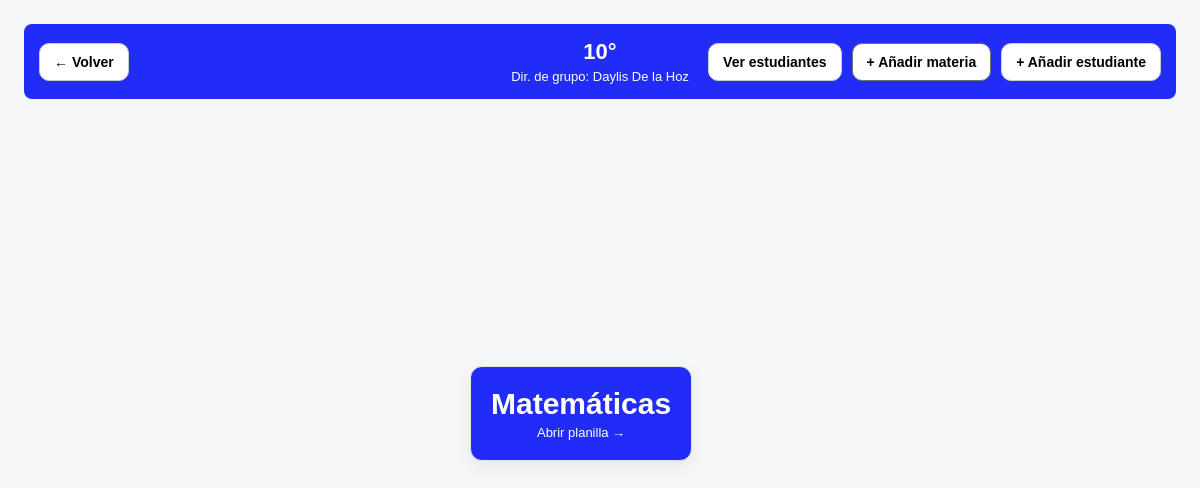
Before: /salon/5 (signed in) with the older database file.
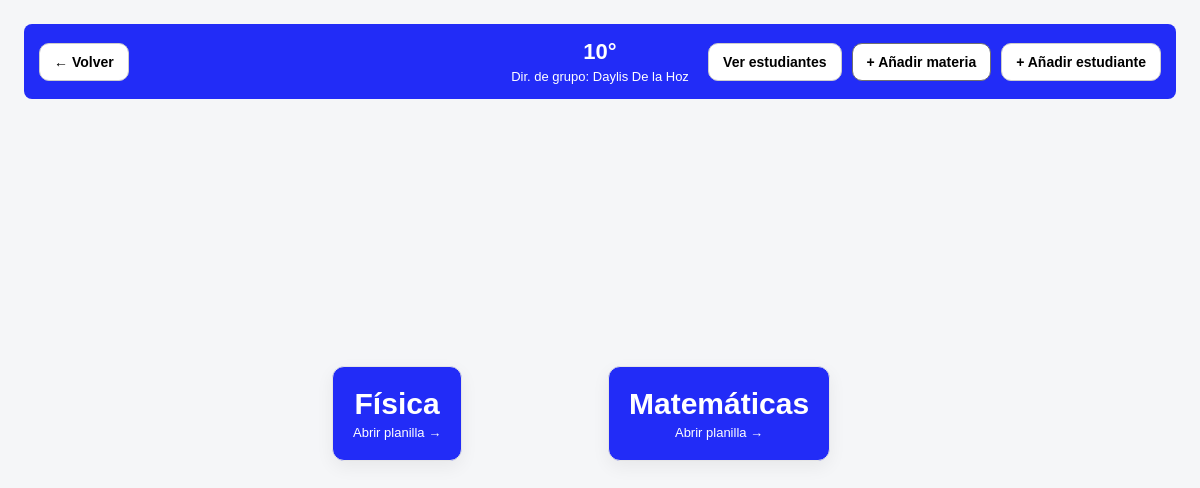
After: the same page with the newer database file.
### app.py (models this page shows)
class Salon(db.Model):
    id = db.Column(db.Integer, primary_key=True)
    grado = db.Column(db.String(20), nullable=False)
    director = db.Column(db.String(120), nullable=False)
    usuario_id = db.Column(db.Integer, db.ForeignKey("usuario.id"), nullable=True)

class Materia(db.Model):
    id = db.Column(db.Integer, primary_key=True)
    nombre = db.Column(db.String(120), nullable=False)    # ej: Matemáticas
    salon_id = db.Column(db.Integer, db.ForeignKey("salon.id"), nullable=False)
    salon = db.relationship("Salon", backref=db.backref("materias", lazy=True, cascade="all, delete-orphan"))

### app.py (the view)
@app.get("/salon/<int:salon_id>")
@login_required
def ver_salon(salon_id):
    salon = Salon.query.filter_by(id=salon_id, usuario_id=session["usuario_id"]).first_or_404()
    materias = Materia.query.filter_by(salon_id=salon_id).order_by(Materia.nombre.asc()).all()
    estudiantes = (
        Estudiante.query.filter_by(salon_id=salon_id)
        .order_by(Estudiante.apellidos.asc(), Estudiante.nombres.asc())
        .all()
    )
    return render_template(
        "salon.html",
        salon=salon,
        materias=materias,
        estudiantes=estudiantes,
        modal_open=False,
        form_data={}
    )

### app.py (called while the page is built)
def login_required(view_func):
    @wraps(view_func)
    def wrapped_view(*args, **kwargs):
        if "usuario_id" not in session:
            return redirect(url_for("login"))
        return view_func(*args, **kwargs)
    return wrapped_view

### templates/salon.html (shortened to what this page needs)
<!doctype html>
<html lang="es">
<head>
  <link rel="stylesheet" href="/static/css/estilo_salon.css">
</head>
<body>
  <div class="topbar">
    <a class="btn" href="{{ url_for('index') }}">← Volver</a>
    <div class="info">
      <h1>{{ salon.grado }}</h1>
      <p class="muted">Dir. de grupo: {{ salon.director }}</p>
    </div>
    <div class="right-buttons">
      <button class="btn" id="btnVerEstudiantes">Ver estudiantes</button>
      <button class="btn primary" id="btnAbrir">+ Añadir materia</button>
      <button class="btn" id="btnAgregarEstudiante">+ Añadir estudiante</button>
    </div>
  </div>
  <div class="contenido">
    <div class="list">
      {% if materias|length == 0 %}
        <div class="card">
          <div class="title">Aún no hay materias</div>
          <div class="muted" style="color: white;">Pulsa “+ Añadir materia” para crear la primera.</div>
        </div>
      {% else %}
        {% for m in materias %}
          <a class="card card-link" href="{{ url_for('ver_materia', materia_id=m.id) }}">
            <div class="title">{{ m.nombre }}</div>
            <div class="muted" style="color: white;">Abrir planilla →</div>
          </a>
        {% endfor %}
      {% endif %}
    </div>
  </div>
</body>
</html>

### static/css/estilo_salon.css (style rules this page uses)
body { margin:0; padding:24px; background:#f5f6f8; font-family: Arial, sans-serif; }
.topbar { display: grid; grid-template-columns: 1fr auto 1fr; align-items: center; background-color: rgb(34, 44, 247); color: white; padding: 15px; border-radius: 8px; margin-bottom: 14px; }
.topbar > a { justify-self: start; }
.topbar .info { text-align: center; }
.topbar .right-buttons { justify-self: end; display: flex; gap: 10px; }
.info h1 { margin:0; font-size: 22px; }
.muted { color:white; font-size: 13px; margin: 4px 0 0; }
.btn { padding:10px 14px; border:1px solid #ccc; background:#fff; border-radius:10px; cursor:pointer; text-decoration:none; color:#000; font-size:14px; font-weight: bold; }
.btn.primary { background:white; color:black; border-color:rgb(112, 112, 112); }
.contenido { display: flex; justify-content: center; align-items: center; height: 75vh; }
.list { display:grid; grid-template-columns: repeat(auto-fit, 260px); gap: 16px; margin: 20px auto; justify-content: center; text-align: center; max-width: calc(3*260px + 2*16px); }
.card { display: flex; flex-direction: column; justify-content: center; text-align: center; border: 1px solid #e5e5e5; border-radius: 12px; padding: 20px; box-shadow: 0 6px 18px rgba(0,0,0,.06); width: max-content; background-color:rgb(34, 44, 247); }
.card-link { text-decoration: none; }
.card .title { font-weight:700; font-size: 30px; color: white; }

Changed rows visible on the page:
added Materia: nombre "Física"
